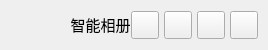
           <widget class="QFrame" name="contentTopBg">
            <property name="minimumSize">
             <size>
              <width>0</width>
              <height>50</height>
             </size>
            </property>
            <property name="maximumSize">
             <size>
              <width>16777215</width>
              <height>50</height>
             </size>
            </property>
            <property name="frameShape">
             <enum>QFrame::NoFrame</enum>
            </property>
            <property name="frameShadow">
             <enum>QFrame::Raised</enum>
            </property>
            <layout class="QHBoxLayout" name="horizontalLayout">
             <property name="spacing">
              <number>0</number>
             </property>
             <property name="leftMargin">
              <number>0</number>
             </property>
             <property name="topMargin">
              <number>0</number>
             </property>
             <property name="rightMargin">
              <number>10</number>
             </property>
             <property name="bottomMargin">
              <number>0</number>
             </property>
             <item>
              <widget class="QFrame" name="leftBox">
               <property name="sizePolicy">
                <sizepolicy hsizetype="Expanding" vsizetype="Preferred">
                 <horstretch>0</horstretch>
                 <verstretch>0</verstretch>
                </sizepolicy>
               </property>
               <property name="frameShape">
                <enum>QFrame::NoFrame</enum>
               </property>
               <property name="frameShadow">
                <enum>QFrame::Raised</enum>
               </property>
               <layout class="QHBoxLayout" name="horizontalLayout_3">
                <property name="spacing">
                 <number>0</number>
                </property>
                <property name="leftMargin">
                 <number>0</number>
                </property>
                <property name="topMargin">
                 <number>0</number>
                </property>
                <property name="rightMargin">
                 <number>0</number>
                </property>
                <property name="bottomMargin">
                 <number>0</number>
                </property>
                <item>
                 <widget class="QLabel" name="titleRightInfo">
                  <property name="sizePolicy">
                   <sizepolicy hsizetype="Preferred" vsizetype="Expanding">
                    <horstretch>0</horstretch>
                    <verstretch>0</verstretch>
                   </sizepolicy>
                  </property>
                  <property name="maximumSize">
                   <size>
                    <width>16777215</width>
                    <height>45</height>
                   </size>
                  </property>
                  <property name="font">
                   <font>
                    <family>宋体</family>
                    <pointsize>20</pointsize>
                    <weight>50</weight>
                    <italic>false</italic>
                    <bold>false</bold>
                   </font>
                  </property>
                  <property name="text">
                   <string>&lt;!DOCTYPE HTML PUBLIC &quot;-//W3C//DTD HTML 4.0//EN&quot; &quot;http://www.w3.org/TR/REC-html40/strict.dtd&quot;&gt;
&lt;html&gt;&lt;head&gt;&lt;meta name=&quot;qrichtext&quot; content=&quot;1&quot; /&gt;&lt;style type=&quot;text/css&quot;&gt;
p, li { white-space: pre-wrap; }
&lt;/style&gt;&lt;/head&gt;&lt;body style=&quot; font-family:'SimSun'; font-size:9pt; font-weight:400; font-style:normal;&quot;&gt;
&lt;p style=&quot; margin-top:12px; margin-bottom:12px; margin-left:0px; margin-right:0px; -qt-block-indent:0; text-indent:0px;&quot;&gt;&lt;span style=&quot; font-size:11pt;&quot;&gt;                  智能相册&lt;/span&gt;&lt;/p&gt;&lt;/body&gt;&lt;/html&gt;</string>
                  </property>
                  <property name="alignment">
                   <set>Qt::AlignCenter</set>
                  </property>
                 </widget>
                </item>
               </layout>
              </widget>
             </item>
             <item alignment="Qt::AlignRight">
              <widget class="QFrame" name="rightButtons">
               <property name="minimumSize">
                <size>
                 <width>0</width>
                 <height>28</height>
                </size>
               </property>
               <property name="frameShape">
                <enum>QFrame::NoFrame</enum>
               </property>
               <property name="frameShadow">
                <enum>QFrame::Raised</enum>
               </property>
               <layout class="QHBoxLayout" name="horizontalLayout_2">
                <property name="spacing">
                 <number>5</number>
                </property>
                <property name="leftMargin">
                 <number>0</number>
                </property>
                <property name="topMargin">
                 <number>0</number>
                </property>
                <property name="rightMargin">
                 <number>0</number>
                </property>
                <property name="bottomMargin">
                 <number>0</number>
                </property>
                <item>
                 <widget class="QPushButton" name="settingsTopBtn">
                  <property name="minimumSize">
                   <size>
                    <width>28</width>
                    <height>28</height>
                   </size>
                  </property>
                  <property name="maximumSize">
                   <size>
                    <width>28</width>
                    <height>28</height>
                   </size>
                  </property>
                  <property name="cursor">
                   <cursorShape>PointingHandCursor</cursorShape>
                  </property>
                  <property name="toolTip">
                   <string>Search</string>
                  </property>
                  <property name="text">
                   <string/>
                  </property>
                  <property name="icon">
                   <iconset resource="resources.qrc">
                    <normaloff>:/icons/images/icons/icon_search.png</normaloff>:/icons/images/icons/icon_search.png</iconset>
                  </property>
                  <property name="iconSize">
                   <size>
                    <width>20</width>
                    <height>20</height>
                   </size>
                  </property>
                 </widget>
                </item>
                <item>
                 <widget class="QPushButton" name="minimizeAppBtn">
                  <property name="minimumSize">
                   <size>
                    <width>28</width>
                    <height>28</height>
                   </size>
                  </property>
                  <property name="maximumSize">
                   <size>
                    <width>28</width>
                    <height>28</height>
                   </size>
                  </property>
                  <property name="cursor">
                   <cursorShape>PointingHandCursor</cursorShape>
                  </property>
                  <property name="toolTip">
                   <string>Minimize</string>
                  </property>
                  <property name="text">
                   <string/>
                  </property>
                  <property name="icon">
                   <iconset resource="resources.qrc">
                    <normaloff>:/icons/images/icons/icon_minimize.png</normaloff>:/icons/images/icons/icon_minimize.png</iconset>
                  </property>
                  <property name="iconSize">
                   <size>
                    <width>20</width>
                    <height>20</height>
                   </size>
                  </property>
                 </widget>
                </item>
                <item>
                 <widget class="QPushButton" name="maximizeRestoreAppBtn">
                  <property name="minimumSize">
                   <size>
                    <width>28</width>
                    <height>28</height>
                   </size>
                  </property>
                  <property name="maximumSize">
                   <size>
                    <width>28</width>
                    <height>28</height>
                   </size>
                  </property>
                  <property name="font">
                   <font>
                    <family>Segoe UI</family>
                    <pointsize>13</pointsize>
                    <weight>50</weight>
                    <italic>false</italic>
                    <bold>false</bold>
                    <stylestrategy>PreferDefault</stylestrategy>
                   </font>
                  </property>
                  <property name="cursor">
                   <cursorShape>PointingHandCursor</cursorShape>
                  </property>
                  <property name="toolTip">
                   <string>Maximize</string>
                  </property>
                  <property name="text">
                   <string/>
                  </property>
                  <property name="icon">
                   <iconset resource="resources.qrc">
                    <normaloff>:/icons/images/icons/icon_maximize.png</normaloff>:/icons/images/icons/icon_maximize.png</iconset>
                  </property>
                  <property name="iconSize">
                   <size>
                    <width>20</width>
                    <height>20</height>
                   </size>
                  </property>
                 </widget>
                </item>
                <item>
                 <widget class="QPushButton" name="closeAppBtn">
                  <property name="minimumSize">
                   <size>
                    <width>28</width>
                    <height>28</height>
                   </size>
                  </property>
                  <property name="maximumSize">
                   <size>
                    <width>28</width>
                    <height>28</height>
                   </size>
                  </property>
                  <property name="cursor">
                   <cursorShape>PointingHandCursor</cursorShape>
                  </property>
                  <property name="toolTip">
                   <string>Close</string>
                  </property>
                  <property name="text">
                   <string/>
                  </property>
                  <property name="icon">
                   <iconset resource="resources.qrc">
                    <normaloff>:/icons/images/icons/icon_close.png</normaloff>:/icons/images/icons/icon_close.png</iconset>
                  </property>
                  <property name="iconSize">
                   <size>
                    <width>20</width>
                    <height>20</height>
                   </size>
                  </property>
                 </widget>
                </item>
               </layout>
              </widget>
             </item>
            </layout>
           </widget>
